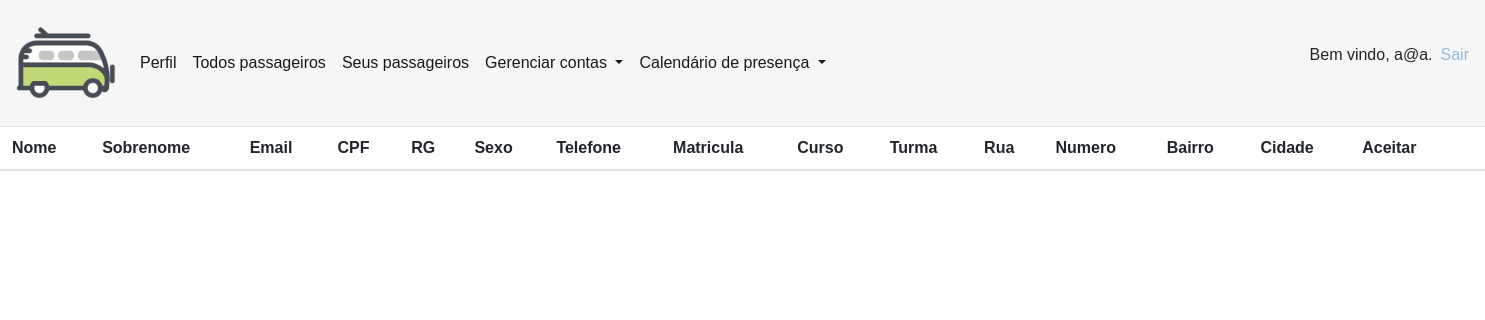
/paginas/aprovar_passageiros.php (signed in), run on an earlier commit of the app's database.
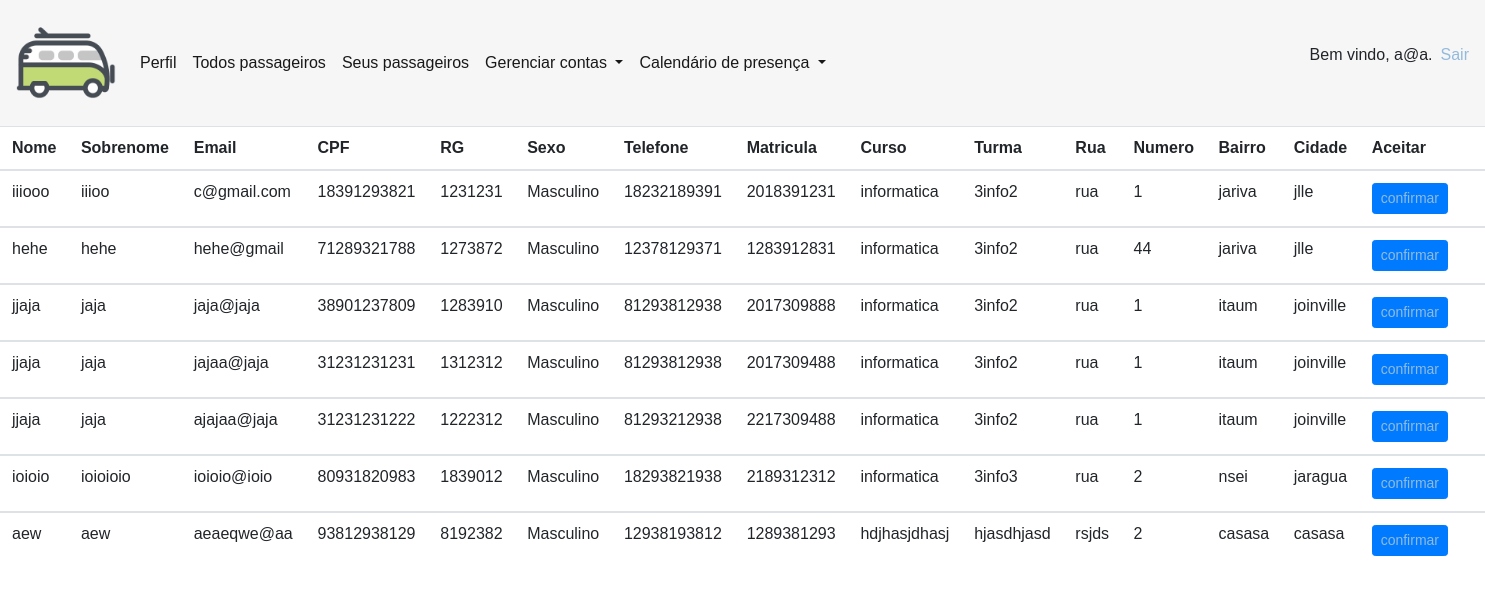
And on a later commit of the database.
### tables this page shows
CREATE TABLE `usuarios` (
  `id_usuario` int(8) NOT NULL,
  `tipuser_tip_user` int(1) DEFAULT NULL,
  `cpf` bigint(12) NOT NULL,
  `rg` int(7) NOT NULL,
  `email` varchar(40) NOT NULL,
  `nome` varchar(40) NOT NULL,
  `sobrenome` varchar(15) NOT NULL,
  `sexo` varchar(11) NOT NULL,
  `telefone` bigint(20) NOT NULL,
  `senha` longtext NOT NULL,
  `aprovado` int(1) UNSIGNED NOT NULL DEFAULT 0,
  `imagem` varchar(255) DEFAULT NULL
);

CREATE TABLE `passageiros` (
  `id_passageiro` int(5) NOT NULL,
  `emp_cod_empresa` int(2) DEFAULT NULL,
  `id_usuario_id` int(8) DEFAULT NULL,
  `matricula` bigint(10) NOT NULL,
  `curso` varchar(40) NOT NULL,
  `turma` varchar(40) NOT NULL,
  `id_motorista_id` int(3) DEFAULT NULL
);

CREATE TABLE `enderecos` (
  `id_end_passageiro` int(5) NOT NULL,
  `id_passageiro_id` int(5) DEFAULT NULL,
  `cep` int(8) NOT NULL,
  `rua` varchar(50) NOT NULL,
  `numero` bigint(6) NOT NULL,
  `bairro` varchar(20) NOT NULL,
  `estado` varchar(20) NOT NULL,
  `cidade` varchar(50) NOT NULL,
  `complemento` varchar(40) NOT NULL
);

### paginas/aprovar_passageiros.php (the view, shortened to what this page needs)
<?php
require("cabecalho.php");
$aprovar_passageiros = $conexao->query("SELECT nome, sobrenome, email, cpf, rg, sexo, telefone, aprovado, matricula, curso, turma, rua, numero, bairro, cidade from usuarios, passageiros, enderecos where aprovado = 0 and id_usuario = id_usuario_id and id_passageiro = id_passageiro_id");
?>
<table class="table">
<thead>
    <tr>
      <th scope="col">Nome</th>
      <th scope="col">Sobrenome</th>
      <th scope="col">Email</th>
      <th scope="col">CPF</th>
      <th scope="col">RG</th>
      <th scope="col">Sexo</th>
      <th scope="col">Telefone</th>
      <th scope="col">Matricula</th>
      <th scope="col">Curso</th>
      <th scope="col">Turma</th>
      <th scope="col">Rua</th>
      <th scope="col">Numero</th>
      <th scope="col">Bairro</th>
      <th scope="col">Cidade</th>
      <th scope="col">Aceitar</th>
      <th></th>
    </tr>
  </thead>
  <?php
  $i = 0;
  while($dado = $aprovar_passageiros->fetch_array()){ $i++ ?>
    <tbody>
    <form method="GET">
    <td><?php echo $dado['nome']; ?></td>
    <td><?php echo $dado['sobrenome']; ?></td>
    <td><?php echo $dado['email']; ?></td>
    <td><?php $cpf = $dado['cpf'];
    echo $dado['cpf']; ?></td>
    <td><?php echo $dado['rg']; ?></td>
    <td><?php echo $dado['sexo']; ?></td>
    <td><?php echo $dado['telefone']; ?></td>
    <td><?php echo $dado['matricula']; ?></td>
    <td><?php echo $dado['curso']; ?></td>
    <td><?php echo $dado['turma']; ?></td>
    <td><?php echo $dado['rua']; ?></td>
    <td><?php echo $dado['numero']; ?></td>
    <td><?php echo $dado['bairro']; ?></td>
    <td><?php echo $dado['cidade']; ?></td>
      <td><button type="submit" class="btn btn-primary btn-sm" name="aprovacao"> <a href="confirmar_passageiro.php?cpf=<?php echo $cpf; ?>">confirmar</a></button></td>
      <?php } ?>
    </form>
    </tbody>
</table>

What changed in the data, as far as the page shows it:
added usuarios: nome "iiiooo", sobrenome "iiioo", email "c@gmail.com", cpf "18391293821", rg "1231231", sexo "Masculino", telefone "18232189391", passageiros.matricula "2018391231", passageiros.curso "informatica", passageiros.turma "3info2", enderecos.rua "rua", enderecos.numero "1", enderecos.bairro "jariva", enderecos.cidade "jlle"
added usuarios: nome "hehe", sobrenome "hehe", email "hehe@gmail", cpf "71289321788", rg "1273872", sexo "Masculino", telefone "12378129371", passageiros.matricula "1283912831", passageiros.curso "informatica", passageiros.turma "3info2", enderecos.rua "rua", enderecos.numero "44", enderecos.bairro "jariva", enderecos.cidade "jlle"
added usuarios: nome "jjaja", sobrenome "jaja", email "jaja@jaja", cpf "38901237809", rg "1283910", sexo "Masculino", telefone "81293812938", passageiros.matricula "2017309888", passageiros.curso "informatica", passageiros.turma "3info2", enderecos.rua "rua", enderecos.numero "1", enderecos.bairro "itaum", enderecos.cidade "joinville"
added usuarios: nome "jjaja", sobrenome "jaja", email "jajaa@jaja", cpf "31231231231", rg "1312312", sexo "Masculino", telefone "81293812938", passageiros.matricula "2017309488", passageiros.curso "informatica", passageiros.turma "3info2", enderecos.rua "rua", enderecos.numero "1", enderecos.bairro "itaum", enderecos.cidade "joinville"
added usuarios: nome "jjaja", sobrenome "jaja", email "ajajaa@jaja", cpf "31231231222", rg "1222312", sexo "Masculino", telefone "81293212938", passageiros.matricula "2217309488", passageiros.curso "informatica", passageiros.turma "3info2", enderecos.rua "rua", enderecos.numero "1", enderecos.bairro "itaum", enderecos.cidade "joinville"
added usuarios: nome "ioioio", sobrenome "ioioioio", email "ioioio@ioio", cpf "80931820983", rg "1839012", sexo "Masculino", telefone "18293821938", passageiros.matricula "2189312312", passageiros.curso "informatica", passageiros.turma "3info3", enderecos.rua "rua", enderecos.numero "2", enderecos.bairro "nsei", enderecos.cidade "jaragua"
added usuarios: nome "aew", sobrenome "aew", email "aeaeqwe@aa", cpf "93812938129", rg "8192382", sexo "Masculino", telefone "12938193812", passageiros.matricula "1289381293", passageiros.curso "hdjhasjdhasj", passageiros.turma "hjasdhjasd", enderecos.rua "rsjds", enderecos.numero "2", enderecos.bairro "casasa", enderecos.cidade "casasa"
